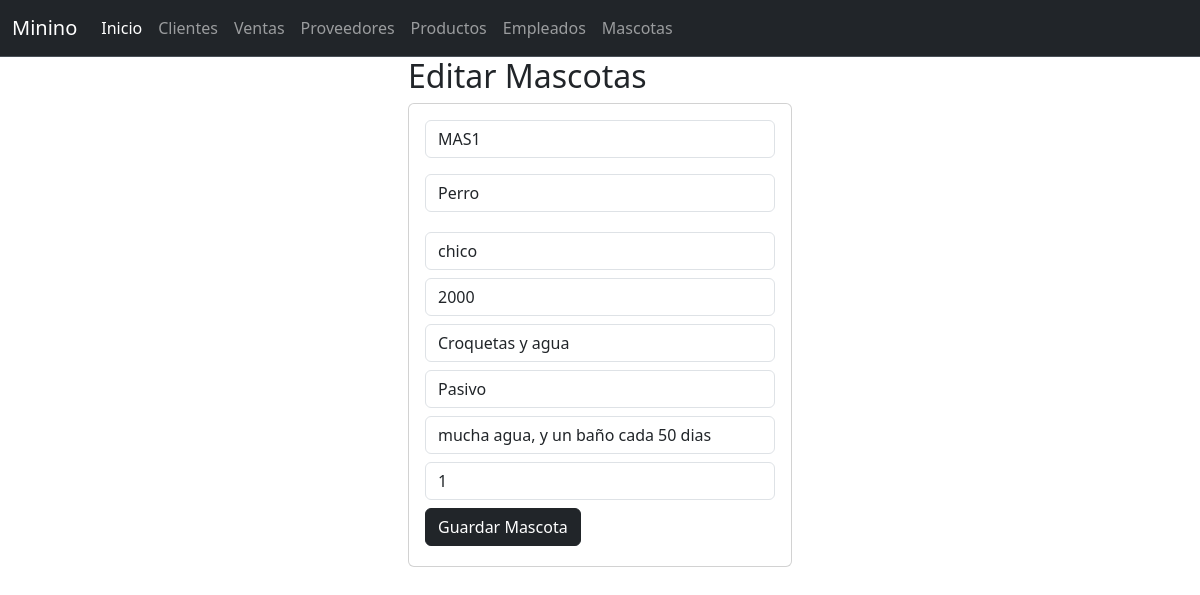
The app's page /seleccionarMascota/MAS1 with its own data.
### mascotas_app/models.py (models this page shows, shortened)
class Mascota(models.Model):
    codigo=models.CharField(primary_key=True,max_length=60)
    especie=models.CharField(max_length=100)
    tamaño=models.CharField(max_length=60)
    precio=models.PositiveSmallIntegerField()
    dieta=models.CharField(max_length=60)
    temperamento=models.CharField(max_length=60)
    cuidados=models.CharField(max_length=60)
    edad=models.PositiveSmallIntegerField()

### mascotas_app/views.py (the view)
# urls.py: path("seleccionarMascota/<codigo>",views.seleccionarMascota,name="seleccionarMascota"),
def seleccionarMascota(request,codigo):
    mascota=Mascota.objects.get(codigo=codigo)
    return render(request,"editarMascota.html",{"mismascotas":mascota})

### mascotas_app/templates/editarMascota.html
{% extends "base.html" %}
{% block cuerpo %}
<div class="row">
    <div class="col-md-4 offset-md-4">
        <h2>Editar Mascotas</h2>
        <div class="card">
            <div class="card-body">
                <form action="/editarMascota/" method="POST"> {% csrf_token %}
                    <div class="form-group">
                        <input type="text" id="txtcodigo" name="txtcodigo" class="form-control" value="{{mismascotas.codigo}}" minlength="1" maxlength="6" readonly required>
                    </div>
                    <div class="form-group py-3">
                            <input type="text" id="txtespecie" name="txtespecie" class="form-control" value="{{mismascotas.especie}}" maxlength="100" required>
                        </div>
                    <div class="form-group py-1">
                        <input type="text" id="txttamaño" name="txttamaño" class="form-control" minlength="1" maxlength="9" value="{{mismascotas.tamaño}}" required>
                    </div>
                    <div class="form-group py-1">
                        <input type="text" id="txtprecio" name="txtprecio" class="form-control" minlength="1" maxlength="9" value="{{mismascotas.precio}}" required>
                    </div>
                    <div class="form-group py-1">
                        <input type="text" id="txtdieta" name="txtdieta" class="form-control" minlength="1" maxlength="9" value="{{mismascotas.dieta}}" required>
                    </div>
                    <div class="form-group py-1">
                        <input type="text" id="txttemperamento" name="txttemperamento" class="form-control" minlength="1" maxlength="9" value="{{mismascotas.temperamento}}" required>
                    </div>
                    <div class="form-group py-1">
                        <input type="text" id="txtcuidados" name="txtcuidados" class="form-control" minlength="1" maxlength="9" value="{{mismascotas.cuidados}}" required>
                    </div>
                    <div class="form-group py-1">
                        <input type="text" id="txtedad" name="txtedad" class="form-control" minlength="1" maxlength="9" value="{{mismascotas.edad}}" required>
                    </div>
                    <div class="form-group py-1">
                        <button type="submit" class="btn btn-dark">Guardar Mascota</button>
                    </div>
                </form>
            </div>
        </div>
    </div>
</div>
{% endblock %}

### records on screen
Mascota: txtcodigo "MAS1", txtespecie "Perro", txttamaño "chico", txtprecio "2000", txtdieta "Croquetas y agua", txttemperamento "Pasivo", txtcuidados "mucha agua, y un baño cada 50 dias", txtedad "1"
